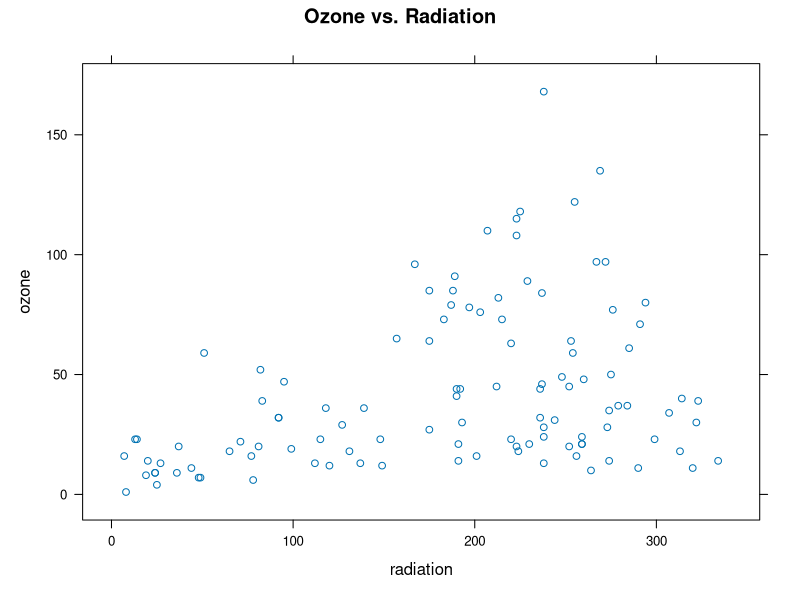
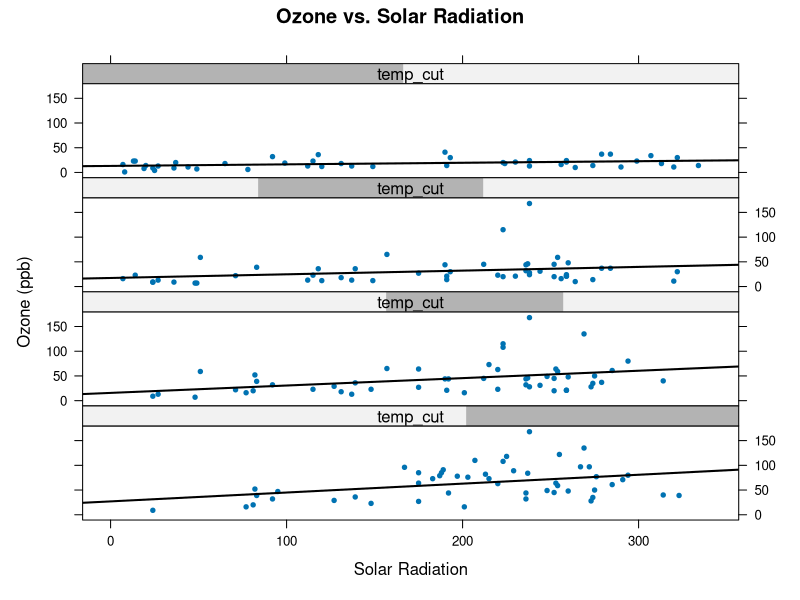
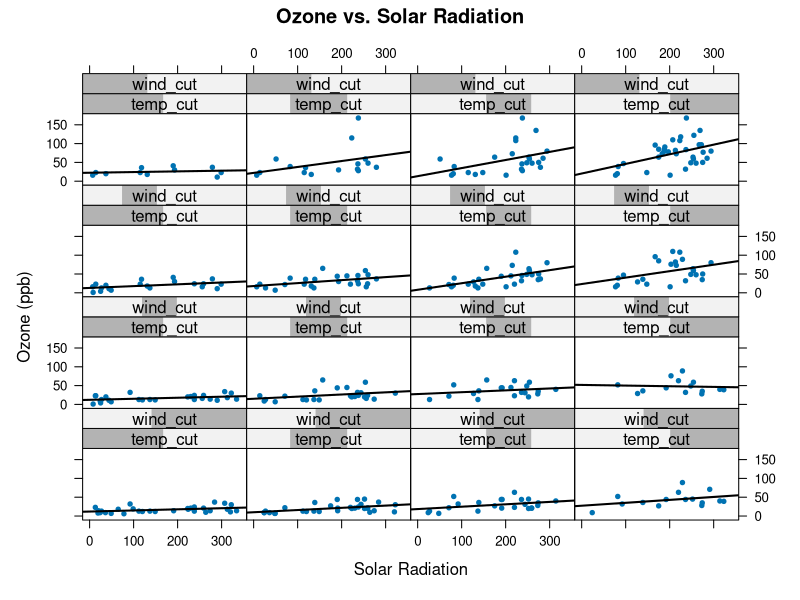
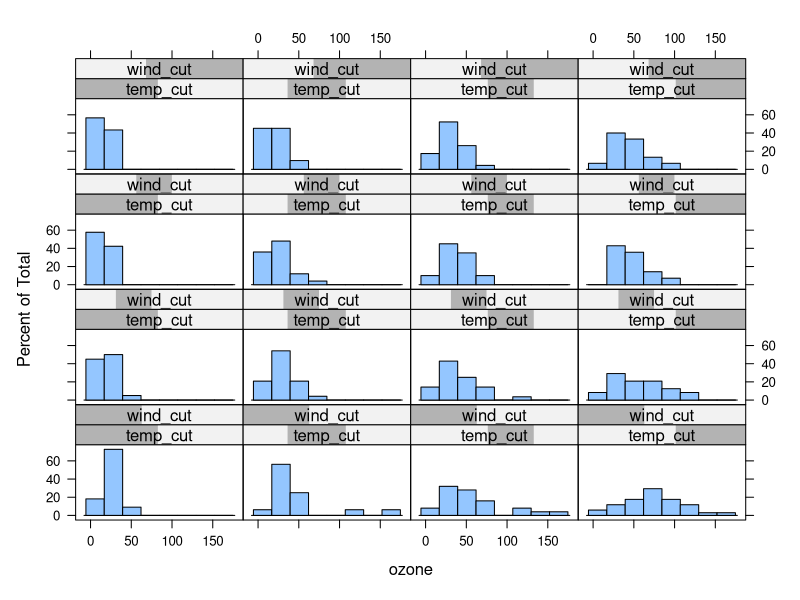

The R source for these figures, in order:
# Setup
library(lattice)

# Load data
data(environmental)

# Plot ozone and radiation relationship
xyplot(ozone ~ radiation, data = environmental, main = "Ozone vs. Radiation")

# Plot ozone and radiation relationship, faceted by temperature
temp_cut <- equal.count(environmental$temperature, 4)

xyplot(ozone ~ radiation | temp_cut, 
       data = environmental, layout = c(1, 4), 
       as.table = TRUE,
       pch = 20,
       panel = function(x, y, ...) {
         panel.xyplot(x, y, ...)
         fit <- lm(y ~ x)
         panel.abline(fit, lwd = 2)
       }, xlab = "Solar Radiation", ylab = "Ozone (ppb)",
       main = "Ozone vs. Solar Radiation")

# Plot ozone and radiation relationship, faceted by temperature and wind
wind_cut <- equal.count(environmental$wind, 4)

xyplot(ozone ~ radiation | temp_cut * wind_cut, 
       data = environmental, 
       as.table = TRUE,
       pch = 20,
       panel = function(x, y, ...) {
         panel.xyplot(x, y, ...)
         fit <- lm(y ~ x)
         panel.abline(fit, lwd = 2)
       }, xlab = "Solar Radiation", ylab = "Ozone (ppb)",
       main = "Ozone vs. Solar Radiation")

# Save png
png(filename = "ozone-and-solar-radiation.png", width = 600, height = 600)

# Basic histogram
histogram(~ ozone | temp_cut * wind_cut, data = environmental)
